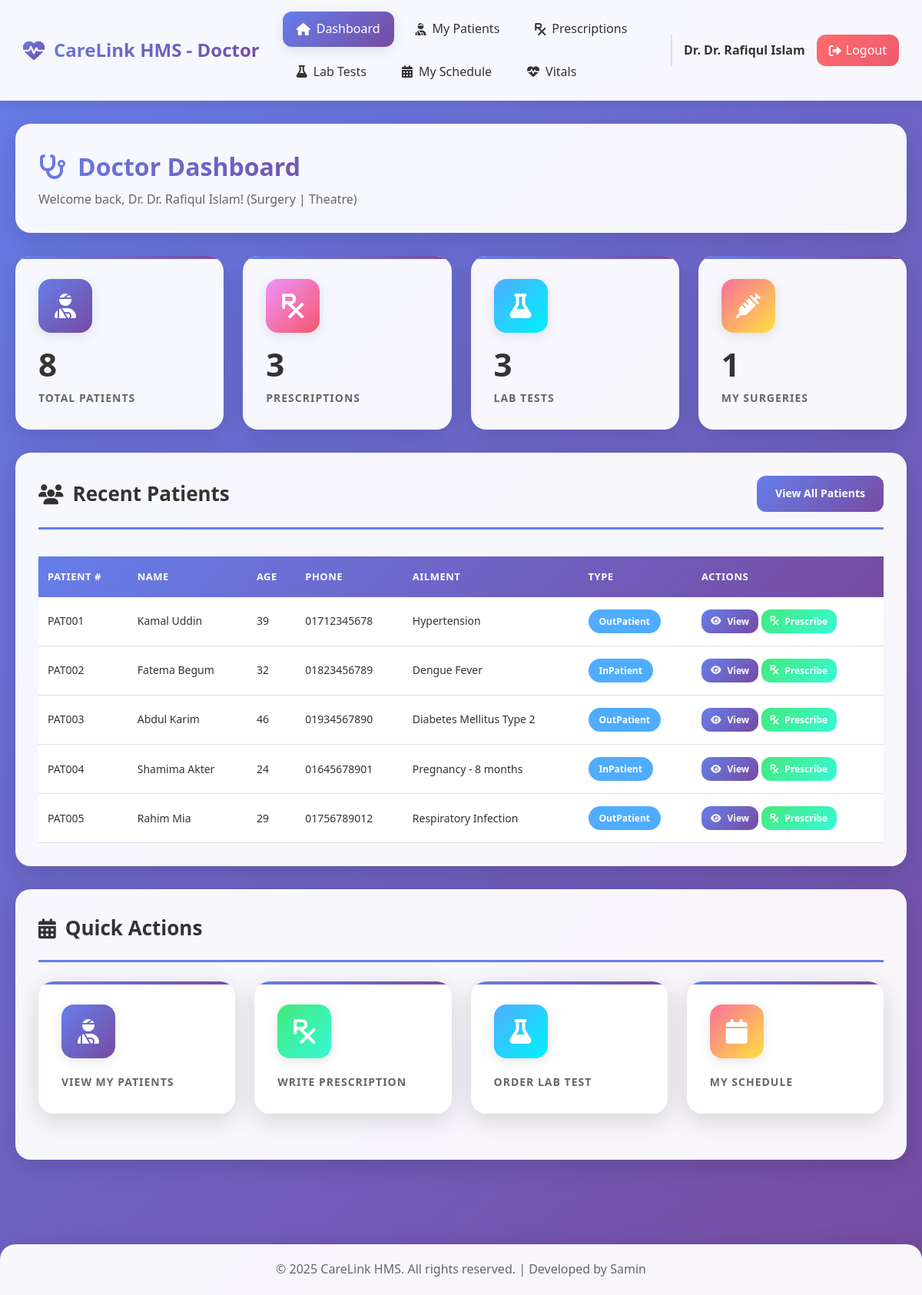
The app's page /backend/doctor/dashboard.php (signed in) with its own data.
### tables this page shows
CREATE TABLE `his_patients` (
  `pat_id` int(11) NOT NULL,
  `pat_fname` varchar(200) DEFAULT NULL,
  `pat_lname` varchar(200) DEFAULT NULL,
  `pat_dob` varchar(200) DEFAULT NULL,
  `pat_age` varchar(200) DEFAULT NULL,
  `pat_number` varchar(200) DEFAULT NULL,
  `pat_addr` varchar(200) DEFAULT NULL,
  `pat_phone` varchar(200) DEFAULT NULL,
  `pat_type` varchar(200) DEFAULT NULL,
  `pat_date_joined` timestamp(6) NOT NULL DEFAULT current_timestamp(6) ON UPDATE current_timestamp(6),
  `pat_ailment` varchar(200) DEFAULT NULL,
  `pat_discharge_status` varchar(200) DEFAULT NULL,
  `created_at` timestamp NOT NULL DEFAULT current_timestamp(),
  `updated_at` timestamp NOT NULL DEFAULT current_timestamp() ON UPDATE current_timestamp()
);

### backend/doctor/dashboard.php (the view, shortened to what this page needs)
<?php
require_once '../includes/doctor_header.php';
require_once '../includes/doctor_navbar.php';
$my_patients = mysqli_query($conn, "SELECT COUNT(*) as total FROM his_patients");
$stats['total_patients'] = mysqli_fetch_assoc($my_patients)['total'];
$prescriptions = mysqli_query($conn, "SELECT COUNT(*) as total FROM his_prescriptions");
$stats['prescriptions'] = mysqli_fetch_assoc($prescriptions)['total'];
$lab_tests = mysqli_query($conn, "SELECT COUNT(*) as total FROM his_laboratory");
$stats['lab_tests'] = mysqli_fetch_assoc($lab_tests)['total'];
$surgeries = mysqli_query($conn, "SELECT COUNT(*) as total FROM his_surgery WHERE s_doc = '{$_SESSION['doctor_name']}'");
$stats['my_surgeries'] = mysqli_fetch_assoc($surgeries)['total'];
$recent_patients = mysqli_query($conn, "SELECT * FROM his_patients ORDER BY pat_date_joined DESC LIMIT 5");
?>
<div class="container">
    <div class="page-header">
        <div>
            <h1><i class="fas fa-stethoscope"></i> Doctor Dashboard</h1>
            <p>Welcome back, Dr. <?php echo $_SESSION['doctor_name']; ?>! (<?php echo $_SESSION['doctor_dept']; ?>)</p>
        </div>
    </div>
    <div class="stats-grid">
        <div class="stat-card">
            <div class="stat-icon" style="background: linear-gradient(135deg, #667eea, #764ba2);">
                <i class="fas fa-user-injured"></i>
            </div>
            <div class="stat-value"><?php echo $stats['total_patients']; ?></div>
            <div class="stat-label">Total Patients</div>
        </div>
        <div class="stat-card">
            <div class="stat-icon" style="background: linear-gradient(135deg, #f093fb, #f5576c);">
                <i class="fas fa-prescription"></i>
            </div>
            <div class="stat-value"><?php echo $stats['prescriptions']; ?></div>
            <div class="stat-label">Prescriptions</div>
        </div>
        <div class="stat-card">
            <div class="stat-icon" style="background: linear-gradient(135deg, #4facfe, #00f2fe);">
                <i class="fas fa-flask"></i>
            </div>
            <div class="stat-value"><?php echo $stats['lab_tests']; ?></div>
            <div class="stat-label">Lab Tests</div>
        </div>
        <div class="stat-card">
            <div class="stat-icon" style="background: linear-gradient(135deg, #fa709a, #fee140);">
                <i class="fas fa-syringe"></i>
            </div>
            <div class="stat-value"><?php echo $stats['my_surgeries']; ?></div>
            <div class="stat-label">My Surgeries</div>
        </div>
    </div>
    <div class="content-card">
        <div class="card-header">
            <h2><i class="fas fa-users"></i> Recent Patients</h2>
            <a href="my_patients.php" class="btn btn-primary">View All Patients</a>
        </div>
        <div class="table-responsive">
            <table class="data-table">
                <thead>
                    <tr>
                        <th>Patient #</th>
                        <th>Name</th>
                        <th>Age</th>
                        <th>Phone</th>
                        <th>Ailment</th>
                        <th>Type</th>
                        <th>Actions</th>
                    </tr>
                </thead>
                <tbody>
                    <?php while ($patient = mysqli_fetch_assoc($recent_patients)): ?>
                    <tr>
                        <td><?php echo $patient['pat_number']; ?></td>
                        <td><?php echo $patient['pat_fname'] . ' ' . $patient['pat_lname']; ?></td>
                        <td><?php echo $patient['pat_age']; ?></td>
                        <td><?php echo $patient['pat_phone']; ?></td>
                        <td><?php echo $patient['pat_ailment']; ?></td>
                        <td><span class="badge badge-info"><?php echo $patient['pat_type']; ?></span></td>
                        <td>
                            <a href="view_patient.php?id=<?php echo $patient['pat_id']; ?>" class="btn btn-sm btn-primary">
                                <i class="fas fa-eye"></i> View
                            </a>
                            <a href="add_prescription.php?pat=<?php echo $patient['pat_number']; ?>" class="btn btn-sm btn-success">
                                <i class="fas fa-prescription"></i> Prescribe
                            </a>
                        </td>
                    </tr>
                    <?php endwhile; ?>
                </tbody>
            </table>
        </div>
    </div>
    <div class="content-card">
        <div class="card-header">
            <h2><i class="fas fa-calendar-alt"></i> Quick Actions</h2>
        </div>
        <div class="stats-grid">
            <a href="my_patients.php" class="stat-card" style="text-decoration: none; cursor: pointer;">
                <div class="stat-icon" style="background: linear-gradient(135deg, #667eea, #764ba2);">
                    <i class="fas fa-user-injured"></i>
                </div>
                <div class="stat-label">View My Patients</div>
            </a>
            <a href="add_prescription.php" class="stat-card" style="text-decoration: none; cursor: pointer;">
                <div class="stat-icon" style="background: linear-gradient(135deg, #43e97b, #38f9d7);">
                    <i class="fas fa-prescription"></i>
                </div>
                <div class="stat-label">Write Prescription</div>
            </a>
            <a href="add_lab_test.php" class="stat-card" style="text-decoration: none; cursor: pointer;">
                <div class="stat-icon" style="background: linear-gradient(135deg, #4facfe, #00f2fe);">
                    <i class="fas fa-flask"></i>
                </div>
                <div class="stat-label">Order Lab Test</div>
            </a>
            <a href="my_schedule.php" class="stat-card" style="text-decoration: none; cursor: pointer;">
                <div class="stat-icon" style="background: linear-gradient(135deg, #fa709a, #fee140);">
                    <i class="fas fa-calendar"></i>
                </div>
                <div class="stat-label">My Schedule</div>
            </a>
        </div>
    </div>
</div>
<?php require_once '../includes/footer.php'; ?>

### records on screen
his_patients: pat_number "PAT001", pat_fname "Kamal", pat_lname "Uddin", pat_age "39", pat_phone "01712345678", pat_ailment "Hypertension", pat_type "OutPatient"
his_patients: pat_number "PAT002", pat_fname "Fatema", pat_lname "Begum", pat_age "32", pat_phone "01823456789", pat_ailment "Dengue Fever", pat_type "InPatient"
his_patients: pat_number "PAT003", pat_fname "Abdul", pat_lname "Karim", pat_age "46", pat_phone "01934567890", pat_ailment "Diabetes Mellitus Type 2", pat_type "OutPatient"
his_patients: pat_number "PAT004", pat_fname "Shamima", pat_lname "Akter", pat_age "24", pat_phone "01645678901", pat_ailment "Pregnancy - 8 months", pat_type "InPatient"
his_patients: pat_number "PAT005", pat_fname "Rahim", pat_lname "Mia", pat_age "29", pat_phone "01756789012", pat_ailment "Respiratory Infection", pat_type "OutPatient"

### other values on screen
$_SESSION['doctor_name'] "Dr. Rafiqul Islam"
$_SESSION['doctor_dept'] "Surgery | Theatre"
$stats['total_patients'] "8"
$stats['prescriptions'] "3"
$stats['lab_tests'] "3"
$stats['my_surgeries'] "1"
